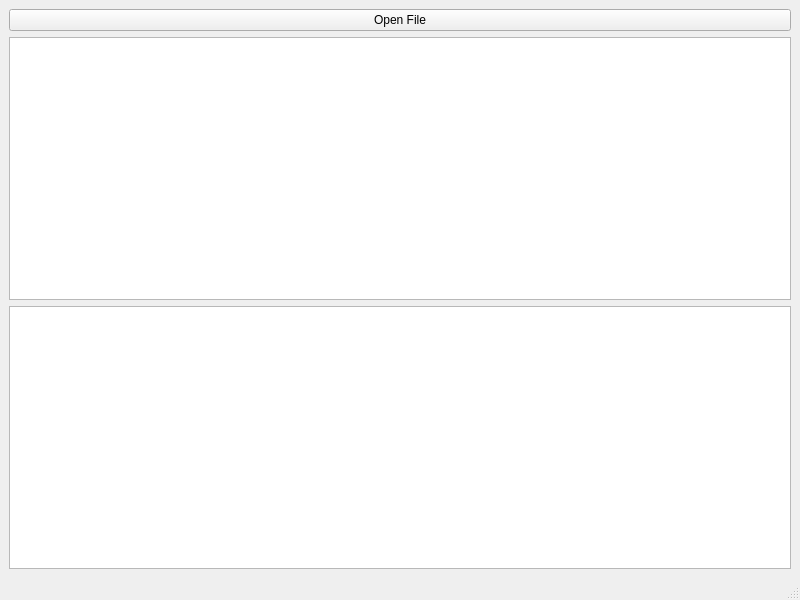
<?xml version="1.0" encoding="UTF-8"?>
<ui version="4.0">
 <class>MainWindow</class>
 <widget class="QMainWindow" name="MainWindow">
  <property name="geometry">
   <rect>
    <x>0</x>
    <y>0</y>
    <width>800</width>
    <height>600</height>
   </rect>
  </property>
  <property name="windowTitle">
   <string>MainWindow</string>
  </property>
  <widget class="QWidget" name="centralwidget">
   <layout class="QHBoxLayout" name="horizontalLayout">
    <item>
     <layout class="QVBoxLayout" name="verticalLayout_3">
      <item>
       <layout class="QHBoxLayout" name="horizontalLayout_2">
        <item>
         <widget class="QPushButton" name="butt_FileWrite">
          <property name="text">
           <string>Open File</string>
          </property>
         </widget>
        </item>
       </layout>
      </item>
      <item>
       <widget class="PlotWidget" name="Graph"/>
      </item>
      <item>
       <widget class="PlotWidget" name="graphicsView"/>
      </item>
     </layout>
    </item>
   </layout>
  </widget>
  <widget class="QMenuBar" name="menubar">
   <property name="geometry">
    <rect>
     <x>0</x>
     <y>0</y>
     <width>800</width>
     <height>22</height>
    </rect>
   </property>
  </widget>
  <widget class="QStatusBar" name="statusbar"/>
 </widget>
 <customwidgets>
  <customwidget>
   <class>PlotWidget</class>
   <extends>QGraphicsView</extends>
   <header location="global">pyqtgraph</header>
  </customwidget>
 </customwidgets>
 <resources/>
 <connections/>
</ui>
